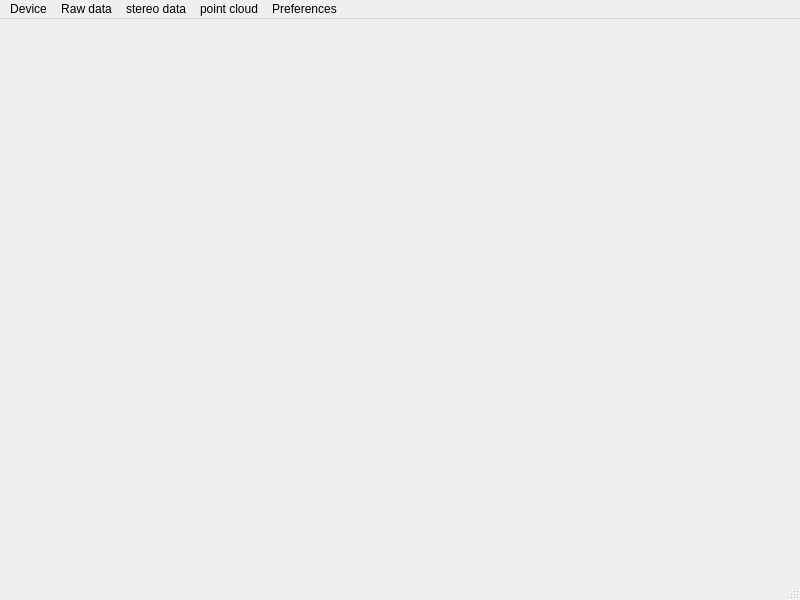
<?xml version="1.0" encoding="UTF-8"?>
<ui version="4.0">
 <class>mainWindow</class>
 <widget class="QMainWindow" name="mainWindow">
  <property name="geometry">
   <rect>
    <x>0</x>
    <y>0</y>
    <width>800</width>
    <height>600</height>
   </rect>
  </property>
  <property name="windowTitle">
   <string>I3DRobotics</string>
  </property>
  <widget class="QWidget" name="centralwidget">
   <layout class="QVBoxLayout" name="verticalLayout_2">
    <item>
     <widget class="QWidget" name="statusIndicator" native="true">
      <property name="maximumSize">
       <size>
        <width>16777215</width>
        <height>20</height>
       </size>
      </property>
     </widget>
    </item>
    <item>
     <widget class="QWidget" name="mainDisplay" native="true"/>
    </item>
   </layout>
  </widget>
  <widget class="QMenuBar" name="menubar">
   <property name="geometry">
    <rect>
     <x>0</x>
     <y>0</y>
     <width>800</width>
     <height>21</height>
    </rect>
   </property>
   <widget class="QMenu" name="menuDevice">
    <property name="title">
     <string>Device</string>
    </property>
    <addaction name="actionRefresh"/>
    <addaction name="separator"/>
   </widget>
   <widget class="QMenu" name="menuRaw_data">
    <property name="title">
     <string>Raw data</string>
    </property>
   </widget>
   <widget class="QMenu" name="menupoint_cloud">
    <property name="title">
     <string>point cloud</string>
    </property>
   </widget>
   <widget class="QMenu" name="menuPreferences">
    <property name="title">
     <string>Preferences</string>
    </property>
   </widget>
   <widget class="QMenu" name="menustereo_data">
    <property name="title">
     <string>stereo data</string>
    </property>
   </widget>
   <addaction name="menuDevice"/>
   <addaction name="menuRaw_data"/>
   <addaction name="menustereo_data"/>
   <addaction name="menupoint_cloud"/>
   <addaction name="menuPreferences"/>
  </widget>
  <widget class="QStatusBar" name="statusbar"/>
  <action name="actionRefresh">
   <property name="text">
    <string>Refresh</string>
   </property>
  </action>
 </widget>
 <resources/>
 <connections/>
</ui>
